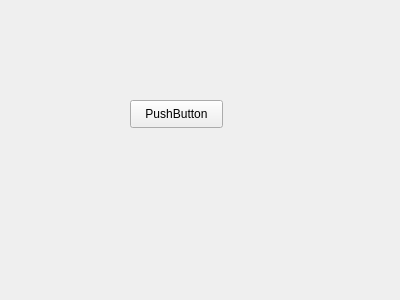
<?xml version="1.0" encoding="UTF-8"?>
<ui version="4.0">
 <class>Widget</class>
 <widget class="QWidget" name="Widget">
  <property name="geometry">
   <rect>
    <x>0</x>
    <y>0</y>
    <width>400</width>
    <height>300</height>
   </rect>
  </property>
  <property name="windowTitle">
   <string>Widget</string>
  </property>
  <widget class="QPushButton" name="pushButton">
   <property name="geometry">
    <rect>
     <x>130</x>
     <y>100</y>
     <width>93</width>
     <height>28</height>
    </rect>
   </property>
   <property name="text">
    <string>PushButton</string>
   </property>
  </widget>
 </widget>
 <layoutdefault spacing="6" margin="11"/>
 <resources/>
 <connections/>
</ui>
